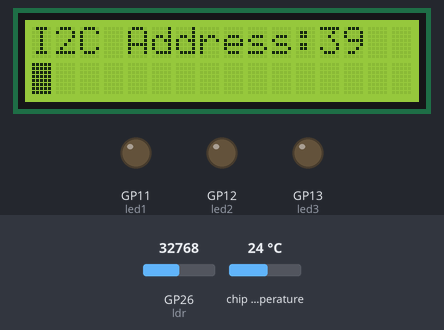
Bench run of a program on a simulated Raspberry Pi Pico running MicroPython. On the bench: 16×2 character LCD, output pins drawn as LEDs (lit = HIGH). The inputs (shaded band) are chosen by the test bench; at power-on: chip temperature 24 °C, GP26 (ldr) = 32768 (analog values on the 0–65535 scale). The clock reads 2024-03-15 10:24:30 at power-on unless the program sets it; library files of the repository ran but are not shown: pico_i2c_lcd.py, ds1302.py; pins used as bus, display or sensor lines are not drawn; what the program prints to the serial console is not drawn.

Above: at 1.2 s.
1.3 s: chip temperature set to 1 °C
At 7.2 s:
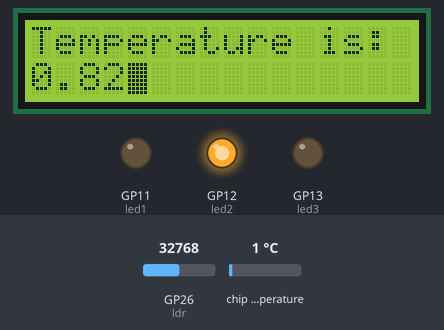
10.4 s: GP26 (ldr) set to 45874
19.5 s: chip temperature set to 11 °C
At 25.8 s:
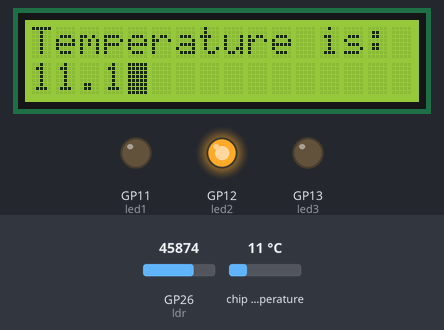
28.6 s: GP26 (ldr) set to 57670
42.6 s: chip temperature set to 22 °C
At 45.4 s:
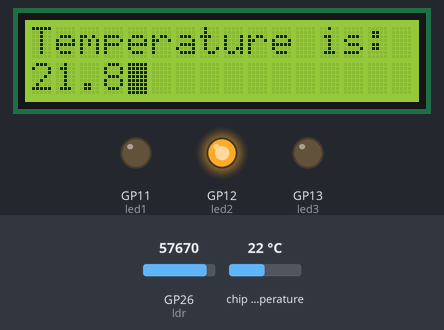
51.7 s: GP26 (ldr) set to 19660
At 62.5 s:
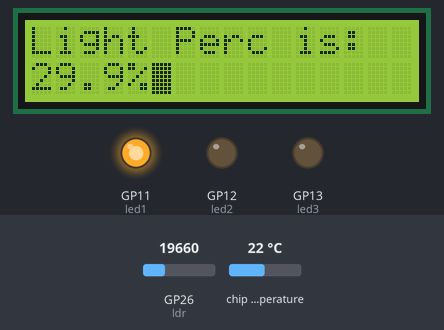
Timing chart, 0 to 64.2 s (numbered marks = the images above; inputs shaded):
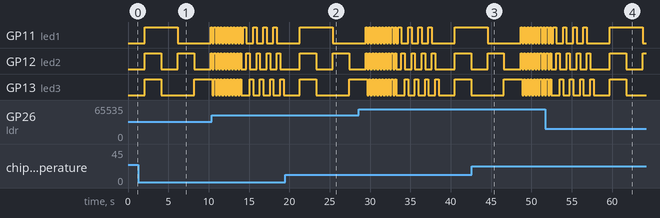

The program:

helloworld.py
```python
#https://www.tomshardware.com/how-to/lcd-display-raspberry-pi-pico
from machine import I2C, Pin
from time import sleep
from pico_i2c_lcd import I2cLcd
from ds1302 import DS1302

i2c = I2C(0, sda=Pin(0), scl=Pin(1), freq=400000)

I2C_ADDR = i2c.scan()[0]
lcd = I2cLcd(i2c, I2C_ADDR, 2, 16)

led1=Pin(11,Pin.OUT)        #create LED object from pin13,Set Pin13 to output
led2=Pin(12,Pin.OUT)        #create LED object from pin13,Set Pin13 to output
led3=Pin(13,Pin.OUT)        #create LED object from pin13,Set Pin13 to output
ledText=['red','yellow','green']
ledArr=[led1,led2,led3]


ldr = machine.ADC(26)

sensor_temp = machine.ADC(4)
conversion_factor = 3.3 / (65535)

ds = DS1302(Pin(18),Pin(17),Pin(16))

ds.date_time() # returns the current datetime.

ds.date_time([2023, 9, 18, 0, 5, 33, 50, 0]) # set datetime.

while True:
    print(I2C_ADDR)
    lcd.blink_cursor_on()
    ledArr[0].value(0)
    ledArr[1].value(0)
    ledArr[2].value(0)
    lcd.putstr("I2C Address:"+str(I2C_ADDR)+"\n")
    sleep(2)
    lcd.clear()
    ledArr[0].value(1)
    ledArr[1].value(1)
    ledArr[2].value(1)
    lcd.putstr("Martin's Playin" +"\n")
    lcd.putstr("Pico")
    sleep(2)

    lcd.clear()
    ledArr[0].value(1)
    ledArr[1].value(0)
    ledArr[2].value(0)
    lcd.putstr("Light Perc is:" +"\n")
    lcd.putstr(str(ldr.read_u16()/65536*100)[:4] +'%')
    sleep(2)

    lcd.clear()
    ledArr[0].value(0)
    ledArr[1].value(1)
    ledArr[2].value(0)
    reading = sensor_temp.read_u16() * conversion_factor
    temperature = 27 - (reading - 0.706)/0.001721
    lcd.putstr("Temperature is:" +"\n")
    lcd.putstr(str(temperature)[:4])
    sleep(2)

    lcd.clear()
    ledArr[0].value(0)
    ledArr[1].value(0)
    ledArr[2].value(1)
    (Y,M,D,day,hr,m,s)=ds.date_time()
    if s < 10:
        s = "0" + str(s)
    if m < 10:
        m = "0" + str(m)
    if hr < 10:
        hr = "0" + str(hr)
    if D < 10:
        D = "0" + str(D)
    if M < 10:
        M = "0" + str(M)

    lcd.move_to(0,0)
    lcd.putstr("Time:")
    lcd.move_to(6,0)
    lcd.putstr(str(hr) + ":" + str(m) + ":" + str(s))
    lcd.move_to(0,1)
    lcd.putstr("Date:")
    lcd.move_to(6,1)
    lcd.putstr(str(D) + "/" + str(M) + "/" + str(Y))
    sleep(2)

    lcd.blink_cursor_off()
    lcd.clear()


    lcd.putstr("Backlight Test")
    for i in range(10):
        lcd.backlight_on()
        ledArr[0].value(1)
        ledArr[1].value(1)
        ledArr[2].value(1)
        sleep(0.2)
        lcd.backlight_off()
        ledArr[0].value(0)
        ledArr[1].value(0)
        ledArr[2].value(0)
        sleep(0.2)
    lcd.backlight_on()
    lcd.hide_cursor()
    lcd.clear()
    for i in range(12):
        ledArr[0].value(0)
        ledArr[1].value(0)
        ledArr[2].value(0)
        lcd.putstr(str(i) + ': ' + ledText[i%3])
        ledArr[i%3].value(1)
        sleep(0.4)
        lcd.clear()
from machine import I2C, Pin
from time import sleep
from pico_i2c_lcd import I2cLcd
from ds1302 import DS1302

i2c = I2C(0, sda=Pin(0), scl=Pin(1), freq=400000)

I2C_ADDR = i2c.scan()[0]
lcd = I2cLcd(i2c, I2C_ADDR, 2, 16)

led1=Pin(18,Pin.OUT)        #create LED object from pin13,Set Pin13 to output
led2=Pin(19,Pin.OUT)        #create LED object from pin13,Set Pin13 to output
led3=Pin(20,Pin.OUT)        #create LED object from pin13,Set Pin13 to output
ledText=['red','yellow','green']
ledArr=[led1,led2,led3]


ldr = machine.ADC(26)

sensor_temp = machine.ADC(4)
conversion_factor = 3.3 / (65535)

ds = DS1302(Pin(18),Pin(17),Pin(16))

ds.date_time() # returns the current datetime.

ds.date_time([2023, 9, 18, 0, 5, 33, 50, 0]) # set datetime.

while True:
    print(I2C_ADDR)
    lcd.blink_cursor_on()
    ledArr[0].value(0)
    ledArr[1].value(0)
    ledArr[2].value(0)
    lcd.putstr("I2C Address:"+str(I2C_ADDR)+"\n")
    sleep(2)
    lcd.clear()
    ledArr[0].value(1)
    ledArr[1].value(1)
    ledArr[2].value(1)
    lcd.putstr("Martin's Playin" +"\n")
    lcd.putstr("Pico")
    sleep(2)

    lcd.clear()
    ledArr[0].value(1)
    ledArr[1].value(0)
    ledArr[2].value(0)
    lcd.putstr("Light Perc is:" +"\n")
    lcd.putstr(str(ldr.read_u16()/65536*100)[:4] +'%')
    sleep(2)

    lcd.clear()
    ledArr[0].value(0)
    ledArr[1].value(1)
    ledArr[2].value(0)
    reading = sensor_temp.read_u16() * conversion_factor
    temperature = 27 - (reading - 0.706)/0.001721
    lcd.putstr("Temperature is:" +"\n")
    lcd.putstr(str(temperature)[:4])
    sleep(2)

    lcd.clear()
    ledArr[0].value(0)
    ledArr[1].value(0)
    ledArr[2].value(1)
    (Y,M,D,day,hr,m,s)=ds.date_time()
    if s < 10:
        s = "0" + str(s)
    if m < 10:
        m = "0" + str(m)
    if hr < 10:
        hr = "0" + str(hr)
    if D < 10:
        D = "0" + str(D)
    if M < 10:
        M = "0" + str(M)

    lcd.move_to(0,0)
    lcd.putstr("Time:")
    lcd.move_to(6,0)
    lcd.putstr(str(hr) + ":" + str(m) + ":" + str(s))
    lcd.move_to(0,1)
    lcd.putstr("Date:")
    lcd.move_to(6,1)
    lcd.putstr(str(D) + "/" + str(M) + "/" + str(Y))
    sleep(2)

    lcd.blink_cursor_off()
    lcd.clear()


    lcd.putstr("Backlight Test")
    for i in range(10):
        lcd.backlight_on()
        ledArr[0].value(1)
        ledArr[1].value(1)
        ledArr[2].value(1)
        sleep(0.2)
        lcd.backlight_off()
        ledArr[0].value(0)
        ledArr[1].value(0)
        ledArr[2].value(0)
        sleep(0.2)
    lcd.backlight_on()
    lcd.hide_cursor()
    lcd.clear()
    for i in range(12):
        ledArr[0].value(0)
        ledArr[1].value(0)
        ledArr[2].value(0)
        lcd.putstr(str(i) + ': ' + ledText[i%3])
        ledArr[i%3].value(1)
        sleep(0.4)
        lcd.clear()
```

Measured:
- what the display in image 1 shows lasts 2.0 s, from 6.2 s to 8.2 s
